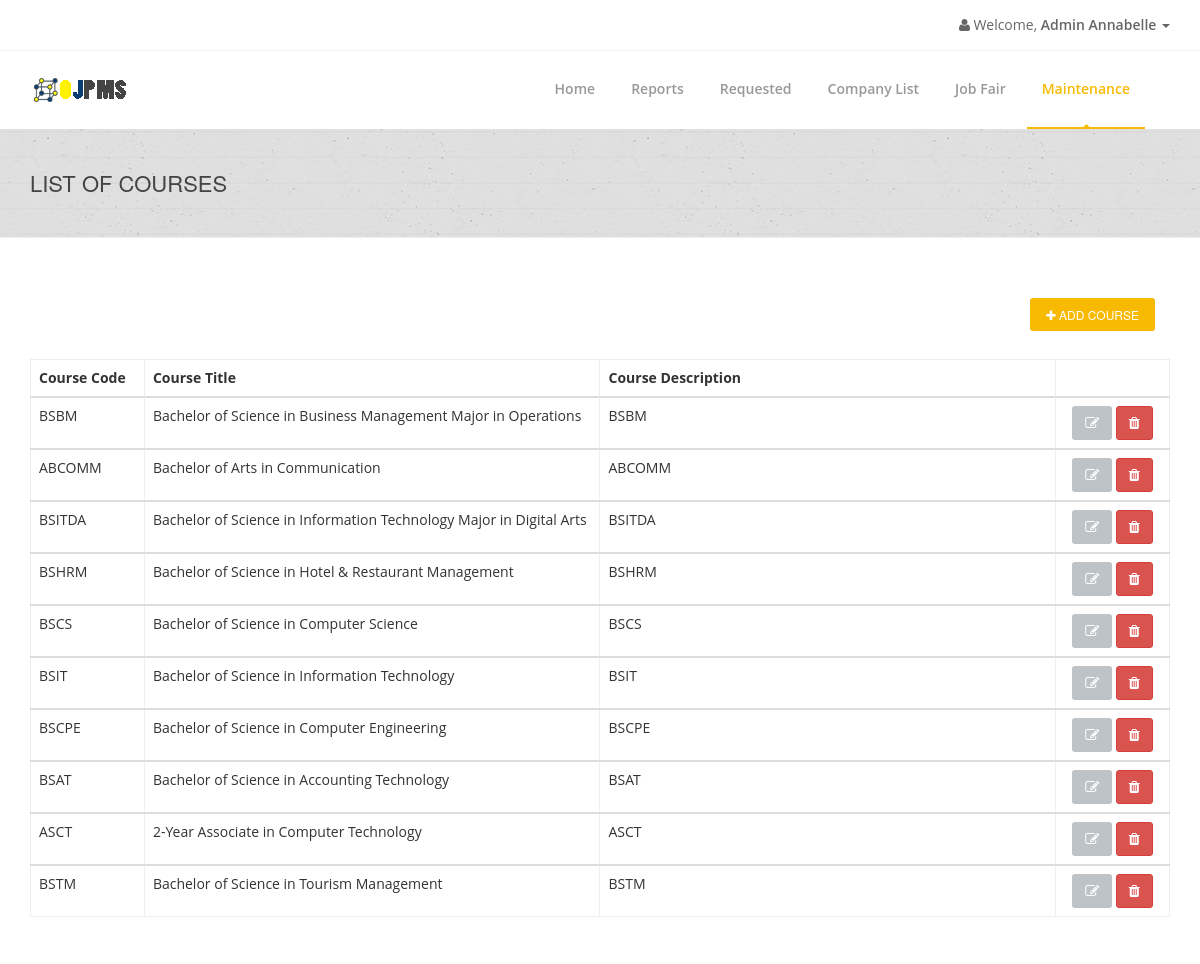
Screenshot of /admin/admin-maintenance.php (signed in) with the database file from the repository.
### tables this page shows
CREATE TABLE `admintbl` (
  `AdminID` int(11) NOT NULL AUTO_INCREMENT,
  `Username` varchar(255) NOT NULL,
  `Password` varchar(255) NOT NULL,
  `SaltedPassword` varchar(255) NOT NULL,
  `FirstName` varchar(255) NOT NULL,
  `MiddleName` varchar(255) NOT NULL,
  `LastName` varchar(255) NOT NULL,
  `Position` varchar(255) NOT NULL,
  `Address` varchar(255) NOT NULL,
  `ContactNumber` varchar(255) NOT NULL,
  `Usertype` varchar(255) NOT NULL,
  PRIMARY KEY (`AdminID`)
);

CREATE TABLE `coursetbl` (
  `CourseID` int(11) NOT NULL AUTO_INCREMENT,
  `CourseTitle` varchar(255) NOT NULL,
  `CourseCode` varchar(255) NOT NULL,
  `CourseDescription` varchar(255) NOT NULL,
  PRIMARY KEY (`CourseID`)
);

### connection.php (called while the page is built, shortened)
<?php
class GSecureSQLConfig
{
    static function get_mysqli_config($type = NULL)
    {
        if (strtoupper($type) == 'LOCALHOST') {
            return array(
                'host' => 'localhost:3306',
                'user' => 'root',
                'pass' => '',
                'db' => 'e2edb'
            );
        } else {
            return array(
                'host' => 'mysql.hostinger.ph',
                'user' => 'u305071956_e2edb',
                'pass' => 'ocCWVkS7qe',
                'db' => 'u305071956_e2edb'
            );
        }
    }
}
class GSecureSQL
{
    private static $config;
    private static function _get_mysqli_config()
    {
        self::$config = GSecureSQLConfig::get_mysqli_config();
    }
    static function query($sql, $has_return = FALSE, $types = NULL)
    {
        $cn = new mysqli(
            self::$config['host'],
            self::$config['user'],
            self::$config['pass'],
            self::$config['db']
        );
        $ret = NULL;
        $st = $cn->prepare($sql);
        if (is_null($types)) {
            if (!$has_return) {
                $st->execute();
                $st->close();
                $cn->close();
                $ret = 'Query has been executed';
            } else {
                $st->execute();
                $code_result = '$st->bind_result(';
                $bool = false;
                $p = array();
                for($i = 0; $i < $st->field_count; $i++){
                    if(!$bool){
                        $bool = true;
                        $code_result .= '$p[' . $i . ']';
                    }else{
                        $code_result .= ',$p[' . $i . ']';
                    }
                }
                $code_result .= ');';
                eval($code_result);
                $ret = array();
                $k = 0;
                while($st->fetch()){
                    for($i = 0; $i < count($p); $i++){
                        $ret[$k][$i] = $p[$i];
                    }
                    $k++;
                }
            }
        } else {
            if (!$has_return) {
                $arg = func_get_args();
                $code = '$st->bind_param($types';
                for ($i = 3; $i < count($arg); $i++) {
                    $code .= ',$arg[' . $i . ']';
                }
                $code .= ');';
                eval($code);
                $st->execute();
                $st->close();
                $cn->close();
            } else {
                $arg = func_get_args();
                $code = '$st->bind_param($types';
                for ($i = 3; $i < count($arg); $i++) {
                    $code .= ',$arg[' . $i . ']';
                }
                $code .= ');';
                eval($code);
                $st->execute();
                $code_result = '$st->bind_result(';
                $bool = false;
                $p = array();
                for($i = 0; $i < $st->field_count; $i++){
                    if(!$bool){
                        $bool = true;
                        $code_result .= '$p[' . $i . ']';
                    }else{
                        $code_result .= ',$p[' . $i . ']';
                    }
                }
                $code_result .= ');';
                eval($code_result);
                $ret = array();
                $k = 0;
                while($st->fetch()){
                    for($i = 0; $i < count($p); $i++){
                        $ret[$k][$i] = $p[$i];
                    }
                    $k++;
                }
            }
        }
        return $ret;
    }
}

### admin/admin-maintenance.php (the view, shortened to what this page needs)
<?php
include('../connection.php');
if (isset($_SESSION['AdminID'])) {
    $AdminID = $_SESSION['AdminID'];
} else {
    header("location: ../login-admin.php");
}
$infoquery =
    GSecureSQL::query(
        "SELECT FirstName FROM admintbl WHERE AdminID = ?",
        TRUE,
        "s",
        $AdminID
    );
$FirstName = $infoquery[0][0];
?>
<!doctype html>
<html lang="en">
<head>
    <link href="../css/bootstrap.min.css" rel="stylesheet"/>
    <link href="../css/bootstrapValidator.min.css" rel="stylesheet"/>
    <link rel="stylesheet" href="../css/font-awesome.min.css" type="text/css" media="screen">
    <link rel="stylesheet" type="text/css" href="../fonts/ffonts/montserrat.css">
    <link rel="stylesheet" type="text/css" href="../fonts/ffonts/open-sans.css">
    <link rel="stylesheet" type="text/css" href="../css/slicknav.css" media="screen">
    <link rel="stylesheet" type="text/css" href="../css/style.css" media="screen">
    <link rel="stylesheet" type="text/css" href="../css/responsive.css" media="screen">
    <link rel="stylesheet" type="text/css" href="../css/animate.css" media="screen">
    <link rel="stylesheet" type="text/css" href="../css/colors/yellow.css" title="yellow" media="screen"/>
    <link rel="stylesheet" href="../css/notif.css"/>
</head>
<body>
    <div id="container">
        <div class="hidden-header"></div>
        <header class="clearfix">
            <div class="top-bar">
                <div class="container">
                    <div class="row">
                        <div class="col-md-7">
                        </div>
                        <div class="col-md-5">
                            <ul class="nav navbar-nav navbar-right">
                                <li class="dropdown">
                                    <a href="#" class="dropdown-toggle" data-toggle="dropdown"><b class="fa fa-user"></b> Welcome, <b>Admin <?php echo $FirstName; ?> </b><b class="caret"></b></a>
                                </li>
                            </ul>
                        </div>
                    </div>
                </div>
            </div>
            <div class="navbar navbar-default navbar-top">
                <div class="container">
                    <div class="navbar-header">
                        <a class="navbar-brand" href="">
                            <img src="../images/ojpms.png">
                        </a>
                    </div>
                    <div class="navbar-collapse collapse">
                        <ul class="nav navbar-nav navbar-right">
                            <li>
                                <a href="admin.php">Home</a>
                            </li>
                            <li>
                            <a>Reports</a>
                            </li>
                            <li>
                                <a href="admin-requested.php">Requested</a>
                            </li>
                            <li>
                                <a>Company List</a>
                            </li>
                            <li>
                                <a href="job-fair.php">Job Fair</a>
                            </li>
                            <li>
                                <a class = "active">Maintenance</a>
                            </li>
                        </ul>
                    </div>
                </div>
            </div>
        </header>
        <div class="page-banner" style="padding:40px 0; center #f9f9f9;">
            <div class="container">
                <div class="row">
                    <div class="col-md-6">
                        <h2>List of Courses</h2>
                    </div>
                </div>
            </div>
        </div>
        <div id="content">
            <div class="container">
                <div class="col-md-12">
                    <a href="admin-addcourse.php" class="main-button" style="float:right;">
                        <span class="fa fa-plus"></span> Add Course
                    </a>
                </div>
                <div class="hr1" style="margin-top:30px;margin-bottom:30px;"></div>
                <div class="hr2"></div>
                <table class="table segment table-hover">
                    <thead>
                        <tr>
                            <th width='10%'>Course Code</th>
                            <th width='40%'>Course Title</th>
                            <th width='40%'>Course Description</th>
                            <th width='10%'></th>
                    </thead>
                    <?php
                    $ListCourseQuery =
                        GSecureSQL::query(
                            "SELECT * FROM coursetbl",
                            TRUE
                        );
                    foreach ($ListCourseQuery as $value) {
                        $CourseID = $value[0];
                        $CourseTitle = $value[1];
                        $CourseCode = $value[2];
                        $CourseDesc = $value[3];
                        ?>
                    <tbody>
                        <tr>
                            <td width="10%"><?php echo $CourseCode; ?></td>
                            <td width="40%"><?php echo $CourseTitle; ?></td>
                            <td width="40%"><?php echo $CourseDesc; ?></td>
                            <td width="10%" class="tabletitle text-center">
                                <a href="admin-editcourse.php?id=<?php echo $CourseID; ?>" class='btn btn-default'> <i
                                        class='fa fa-pencil-square-o fa-1x'></i> </a>
                                <button class='btn btn-danger' data-toggle='modal'
                                        data-target='#DeleteCourse<?php echo $CourseID; ?>'><i
                                        class='fa fa-trash fa-1x'></i>
                                </button>
                            </td>
                        </tr>
                    </tbody>
                    <?php
                        }
                    ?>
                </table>
            </div>
        </div>
    </div>
</body>
</html>

### css/colors/yellow.css (style rules this page uses)
a { color: #444; }
a.main-button, input[type="submit"] { background-color: #f8ba01; }
.navbar-default .navbar-nav > li:hover > a, .navbar-default .navbar-nav > li > a.active { color: #f8ba01; }
.navbar-default .navbar-nav > li > a:after { background-color: #f8ba01; }
.navbar-default .navbar-nav > li > a.active, .navbar-default .navbar-nav > li:hover > a { border-color: #f8ba01; }

### rows the page displays
admintbl: FirstName "Annabelle"
coursetbl: CourseCode "BSBM", CourseTitle "Bachelor of Science in Business Management Major in Operations", CourseDescription "BSBM"
coursetbl: CourseCode "ABCOMM", CourseTitle "Bachelor of Arts in Communication", CourseDescription "ABCOMM"
coursetbl: CourseCode "BSITDA", CourseTitle "Bachelor of Science in Information Technology Major in Digital Arts", CourseDescription "BSITDA"
coursetbl: CourseCode "BSHRM", CourseTitle "Bachelor of Science in Hotel & Restaurant Management", CourseDescription "BSHRM"
coursetbl: CourseCode "BSCS", CourseTitle "Bachelor of Science in Computer Science", CourseDescription "BSCS"
coursetbl: CourseCode "BSIT", CourseTitle "Bachelor of Science in Information Technology", CourseDescription "BSIT"
coursetbl: CourseCode "BSCPE", CourseTitle "Bachelor of Science in Computer Engineering", CourseDescription "BSCPE"
coursetbl: CourseCode "BSAT", CourseTitle "Bachelor of Science in Accounting Technology", CourseDescription "BSAT"
coursetbl: CourseCode "ASCT", CourseTitle "2-Year Associate in Computer Technology", CourseDescription "ASCT"
coursetbl: CourseCode "BSTM", CourseTitle "Bachelor of Science in Tourism Management", CourseDescription "BSTM"
